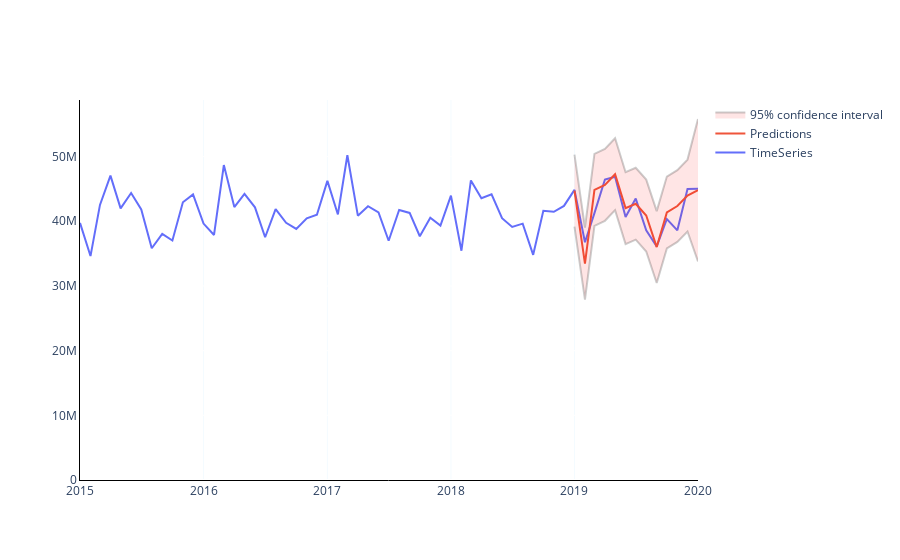

The cell this chart's notebook holds for it:
### Code cell
fig = go.Figure()
fig.add_trace(go.Scatter(x=df[train_start:test_end].index, y=df[train_start:test_end]['Load Weight'],
                    mode='lines',
                    name='TimeSeries'))
fig.add_trace(go.Scatter(x=predictions_sarima.index, y=predictions,
                    mode='lines',
                    name='Predictions'))
CI = fcast.conf_int(alpha = .15)
fig.add_traces([go.Scatter(x = CI.index, y = CI['lower Load Weight'],
                           mode = 'lines', line_color = 'rgba(0,0,0,0.2)',
                           showlegend = False),
                go.Scatter(x = CI.index, y = CI['upper Load Weight'],
                           mode = 'lines', line_color = 'rgba(0,0,0,0.2)',
                           name = '95% confidence interval',
                           fill='tonexty', fillcolor = 'rgba(255, 0, 0, 0.1)')])

fig.update_layout(paper_bgcolor='rgba(255,255,255)', plot_bgcolor='rgba(0,0,0,0)')
fig.update_xaxes(showline=True, linewidth=1, linecolor='black')
fig.update_yaxes(showline=True, linewidth=1, linecolor='black',rangemode="tozero")
fig.update_xaxes(showgrid=True, gridwidth=0.1, gridcolor='lightskyblue')
#fig.update_yaxes(showgrid=True, gridwidth=0.1, gridcolor='lightskyblue')

fig.show()

print('Mean Absolute Percent Error:', round(np.mean(abs(residuals/test_data['Load Weight'])),4))

print('Root Mean Squared Error:', np.sqrt(np.mean(residuals**2)))
